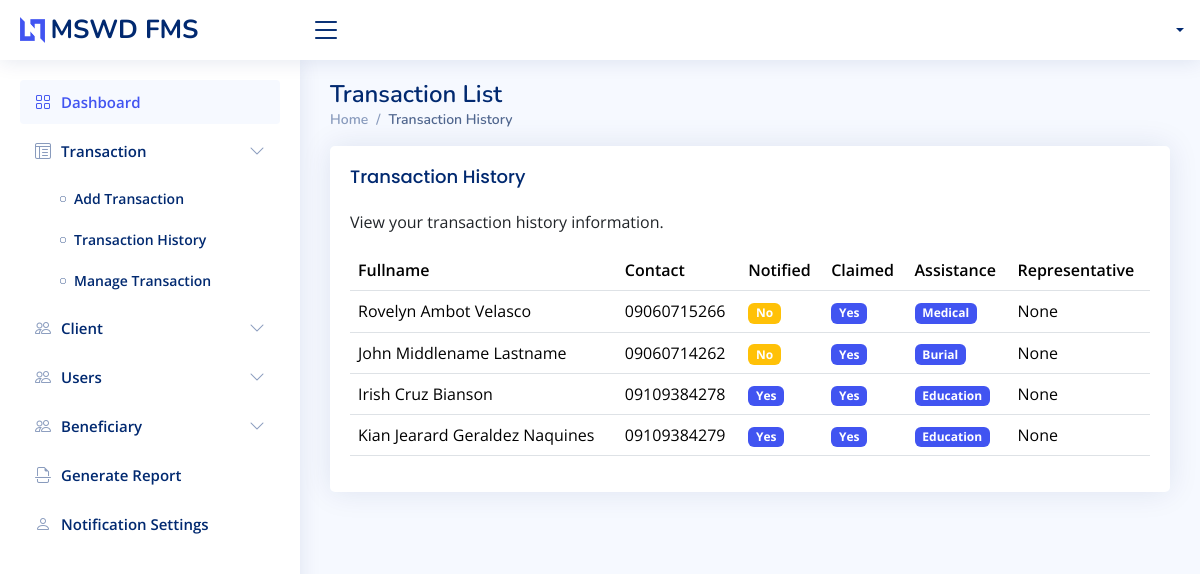
The app's page /assistance/history, older data.
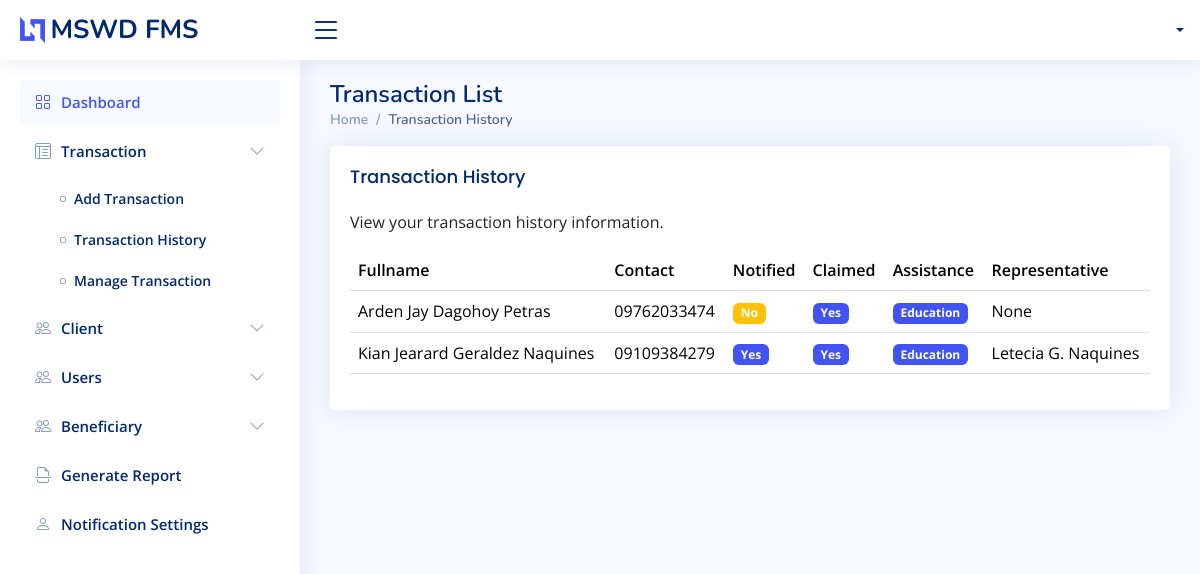
The same page, newer data.
### app/models.py (models this page shows, shortened)
class Assistance(models.Model):
    ASSISTANCE_TYPE = (
        ('Medical', 'Medical'),
        ('Education', 'Education'),
        ('Burial', 'Burial'),
    )
    client = models.ForeignKey(
        "Client", related_name="assistances", on_delete=models.CASCADE
    )
    assistance_type = models.CharField(max_length=100, choices=ASSISTANCE_TYPE)
    amount = models.DecimalField(max_digits=10, default=7000, decimal_places=2, null=True, blank=True)
    is_notified = models.BooleanField(default=False, null=True, blank=True)
    is_claimed = models.BooleanField(default=False, null=True, blank=True)
    is_ready = models.BooleanField(default=False, null=True, blank=True)
    date_provided = models.DateField(auto_now_add=False, null=True, blank=True)
    date_added = models.DateTimeField(auto_now_add=True)
    class Meta:
        verbose_name = 'Assistance'
        verbose_name_plural = 'Assistance'

class Client(models.Model):
    MARITAL_STATUS = (
        ("Single", "Single"),
        ("Married", "Married"),
        ("Divorced", "Divorced"),
        ("Widowed", "Widowed"),
        ("Annulled", "Annulled"),
    )
    CLIENT_TYPE = (
        ("Senior Citizen", "Senior Citizen"),
        ("Family Solo Parent", "Family Solo Parent"),
        ("PWD", "PWD"),
    )
    first_name = models.CharField(max_length=50, unique=False, db_index=True)
    middle_name = models.CharField(max_length=50, unique=False, db_index=True, blank=True, null=True, help_text="Optional middle name")
    last_name = models.CharField(max_length=50, unique=False, db_index=True)
    contact_number = models.CharField(max_length=50, unique=True, db_index=True)
    gender = models.CharField(
        max_length=10, db_index=True, choices=(("Male", "Male"), ("Female", "Female"))
    )
    marital_status = models.CharField(
        max_length=50, db_index=True, choices=MARITAL_STATUS
    )
    birth_date = models.DateField(auto_now_add=False, null=False, db_index=True)
    barangay = models.CharField(max_length=255, null=False, db_index=True)
    address = models.TextField(max_length=255, null=False)
    client_type = models.CharField(max_length=50, choices=CLIENT_TYPE)
    date_added = models.DateTimeField(auto_now_add=True)
    who_will_claim = models.CharField(max_length=255, null=True, blank=True)
    def get_fullname(self):
        middle_initial = (
            self.middle_name.split()[0].capitalize() if self.middle_name else ""
        )
        return f"{self.first_name} {middle_initial} {self.last_name}".strip()
    class Meta:
        verbose_name = 'Client'
        verbose_name_plural = 'Clients'

### app/views.py (the view)
# urls.py: path("assistance/history", AssistanceHistoryView.as_view(), name="history"),
class AssistanceHistoryView(View):
    template_name = "view_templates/transaction_history.html"
    def get(self, request):
        context = {}
        query_assistance = (
            Assistance.objects.all()
            .select_related("client")
            .prefetch_related(
                "client__beneficiary_set"
            ).order_by("-date_added")
        )
        context["assistance"] = query_assistance
        return render(request, self.template_name, context)

### app/templates/view_templates/transaction_history.html (shortened to what this page needs)
{% extends './../includes/base.html' %}
{% block content %}
<div class="pagetitle">
    <h1>Transaction List</h1>
    <nav>
        <ol class="breadcrumb">
            <li class="breadcrumb-item">
                <a href="{% url 'dashboard' %}">Home</a>
            </li>
            <li class="breadcrumb-item active">Transaction History</li>
        </ol>
    </nav>
</div>
<section class="section">
    <div class="row">
        <div class="col-lg-12">
            <div class="card">
                <div class="card-body">
                    <div class="d-flex justify-content-between align-items-center">
                        <div>
                            <h5 class="card-title">Transaction History</h5>
                            <p>View your transaction history information.</p>
                        </div>
                    </div>
                    <div class="table-responsive">
                        <table class="table datatable">
                            <thead>
                                <tr>
                                    <th>Fullname</th>
                                    <th>Contact</th>
                                    <th>Notified</th>
                                    <th>Claimed</th>
                                    <th>Assistance</th>
                                    <th>Representative</th>
                                </tr>
                            </thead>
                            <tbody>
                                {% for item in assistance %}
                                <tr>
                                    <td>{{ item.client.get_fullname }}</td>
                                    <td>{{ item.client.contact_number }}</td>
                                    <td>
                                        <div class="badge bg-{{ item.is_notified|yesno:'primary,warning' }}">{{ item.is_notified|yesno:"Yes,No" }}</div>
                                    </td>
                                    <td>
                                        <div class="badge bg-{{ item.is_claimed|yesno:'primary,warning' }}">{{ item.is_claimed|yesno:"Yes,No" }}</div>
                                    </td>
                                    <td>
                                        <div class="badge bg-primary">
                                            {{ item.assistance_type }}
                                        </div>
                                    </td>
                                    <td>
                                        {{ item.client.who_will_claim }}
                                    </td>
                                </tr>
                                {% endfor %}
                            </tbody>
                        </table>
                    </div>
                </div>
            </div>
        </div>
    </div>
</section>
{% endblock %}

Row changes from the older to the newer data that the page shows:
removed Assistance: client.get_fullname "Rovelyn Ambot Velasco", client.contact_number "09060715266", is_notified "No", is_claimed "Yes", assistance_type "Medical", client.who_will_claim "None"
removed Assistance: client.get_fullname "John Middlename Lastname", client.contact_number "09060714262", is_notified "No", is_claimed "Yes", assistance_type "Burial", client.who_will_claim "None"
removed Assistance: client.get_fullname "Irish Cruz Bianson", client.contact_number "09109384278", is_notified "Yes", is_claimed "Yes", assistance_type "Education", client.who_will_claim "None"
added Assistance: client.get_fullname "Arden Jay Dagohoy Petras", client.contact_number "09762033474", is_notified "No", is_claimed "Yes", assistance_type "Education", client.who_will_claim "None"
changed through a linked row, Assistance "Kian Jearard Geraldez Naquines": client.who_will_claim "None" → "Letecia G. Naquines"
